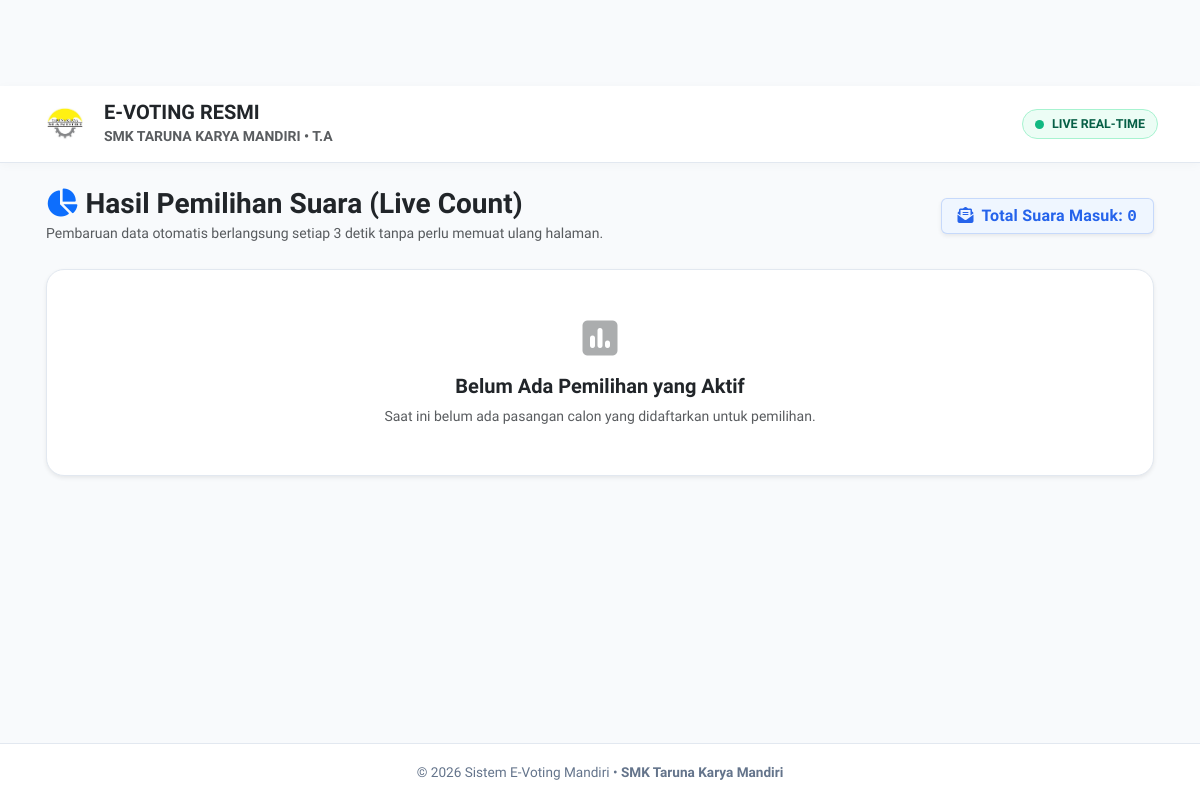
Page /live_count.php on the earlier database version.
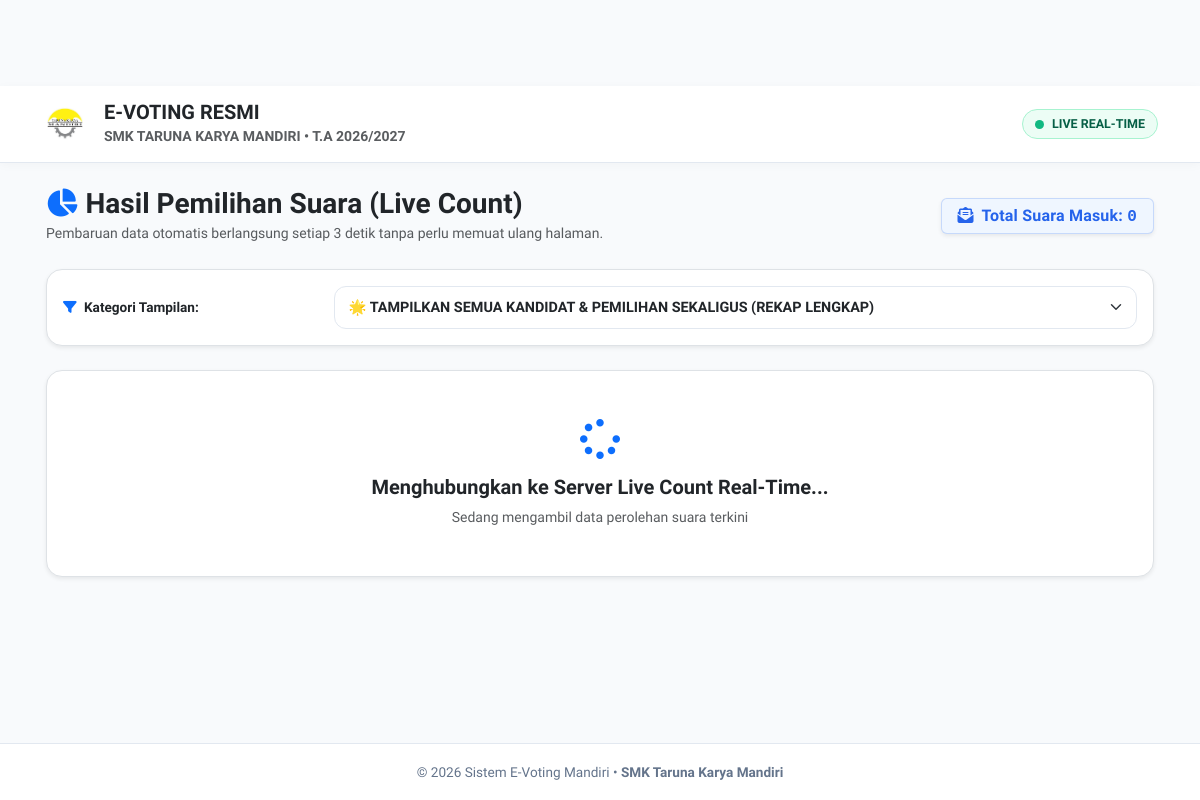
Same page on the later database version.
### tables this page shows
CREATE TABLE `periode` (
  `id_periode` int(11) NOT NULL AUTO_INCREMENT,
  `nama_periode` varchar(50) NOT NULL,
  `status_aktif` tinyint(1) DEFAULT 1,
  PRIMARY KEY (`id_periode`)
);

### live_count.php (the view, shortened to what this page needs)
<?php
require 'config/koneksi.php';
$stmt_eskul = $pdo->query("
    SELECT DISTINCT e.id_eskul, e.nama_eskul, e.status_pemilihan
    FROM eskul e
    JOIN kandidat k ON e.id_eskul = k.id_eskul
    WHERE e.status_aktif = 1 AND k.status_aktif = 1
    ORDER BY e.id_eskul ASC
");
$daftar_eskul = $stmt_eskul->fetchAll(PDO::FETCH_ASSOC);
$id_eskul_pilih = isset($_GET['id_eskul']) ? $_GET['id_eskul'] : 'all';
$stmt_periode = $pdo->query("SELECT nama_periode FROM periode WHERE status_aktif = 1 LIMIT 1");
$periode_aktif = $stmt_periode->fetchColumn() ?? '2026/2027';
?>
<!DOCTYPE html>
<html lang="id">
<head>
    <link href="https://cdn.jsdelivr.net/npm/bootstrap@5.3.0/dist/css/bootstrap.min.css" rel="stylesheet">
    <link rel="stylesheet" href="https://cdnjs.cloudflare.com/ajax/libs/font-awesome/6.4.0/css/all.min.css">
    <link rel="stylesheet" href="admin/assets/css/style.css">
</head>
<body>
    <header class="public-navbar">
        <div class="container d-flex justify-content-between align-items-center">
            <div class="d-flex align-items-center gap-3">
                <?php if (file_exists('uploads/logo_utama.png')): ?>
                    <img src="uploads/logo_utama.png" alt="Logo Sekolah" class="brand-logo">
                <?php else: ?>
                    <div class="bg-primary text-white rounded-3 p-2 d-flex align-items-center justify-content-center" style="width:44px; height:44px;">
                        <i class="fas fa-vote-yea fs-4"></i>
                    </div>
                <?php endif; ?>
                <div>
                    <h5 class="fw-bold text-dark m-0">E-VOTING RESMI</h5>
                    <small class="text-muted fw-semibold">SMK TARUNA KARYA MANDIRI &bull; T.A <?= htmlspecialchars($periode_aktif); ?></small>
                </div>
            </div>
            <div>
                <span class="live-indicator">
                    <span class="pulse-dot"></span>
                    <span>LIVE REAL-TIME</span>
                </span>
            </div>
        </div>
    </header>
    <main class="main-container">
        <div class="d-flex justify-content-between align-items-center mb-4 flex-wrap gap-3">
            <div>
                <h3 class="fw-bold text-dark m-0">
                    <i class="fas fa-chart-pie text-primary me-2"></i>Hasil Pemilihan Suara (Live Count)
                </h3>
                <small class="text-muted">Pembaruan data otomatis berlangsung setiap 3 detik tanpa perlu memuat ulang halaman.</small>
            </div>
            <div class="badge badge-soft-primary px-3 py-2 fs-6 shadow-sm">
                <i class="fas fa-envelope-open-text me-1"></i> Total Suara Masuk: <span id="angka-total-suara" class="fw-bold font-monospace">0</span>
            </div>
        </div>
        <?php if (count($daftar_eskul) == 0): ?>
            <div class="card-modern text-center py-5 shadow-sm">
                <i class="fas fa-poll fs-1 text-muted mb-3 opacity-50"></i>
                <h5 class="fw-bold text-dark">Belum Ada Pemilihan yang Aktif</h5>
                <p class="text-muted small m-0">Saat ini belum ada pasangan calon yang didaftarkan untuk pemilihan.</p>
            </div>
        <?php else: ?>
            <div class="card bg-white border rounded-4 p-3 mb-4 shadow-sm">
                <form method="GET" action="" id="formFilterEskul">
                    <div class="row align-items-center g-2">
                        <div class="col-md-3">
                            <label class="form-label fw-bold text-dark m-0">
                                <i class="fas fa-filter text-primary me-1"></i> Kategori Tampilan:
                            </label>
                        </div>
                        <div class="col-md-9">
                            <select name="id_eskul" id="selectEskul" class="form-select form-select-lg fw-bold" onchange="this.form.submit()">
                                <option value="all" <?= ($id_eskul_pilih === 'all') ? 'selected' : ''; ?>>
                                    🌟 TAMPILKAN SEMUA KANDIDAT & PEMILIHAN SEKALIGUS (REKAP LENGKAP)
                                </option>
                            </select>
                        </div>
                    </div>
                </form>
            </div>
            <div id="wadah-semua-eskul">
                <div class="card bg-white border rounded-4 text-center py-5 shadow-sm">
                    <i class="fas fa-spinner fa-spin fs-1 text-primary mb-3"></i>
                    <h5 class="fw-bold text-dark">Menghubungkan ke Server Live Count Real-Time...</h5>
                    <p class="text-muted small m-0">Sedang mengambil data perolehan suara terkini</p>
                </div>
            </div>
        <?php endif; ?>
    </main>
    <footer class="footer-public">
        <div class="container">
            <span>&copy; <?= date('Y'); ?> Sistem E-Voting Mandiri &bull; <b>SMK Taruna Karya Mandiri</b></span>
        </div>
    </footer>
</body>
</html>

Differences in the rows shown:
added periode: nama_periode "2026/2027"
Other differences:
form field id_eskul: (not shown) → "🌟 TAMPILKAN SEMUA KANDIDAT & PEMILIHAN SEKALIGUS (REKAP LENGKAP)"
text no longer shown: "Belum Ada Pemilihan yang Aktif Saat ini belum ada pasangan calon yang didaftarkan untuk pemilihan."
text now shown: "Kategori Tampilan: Menghubungkan ke Server Live Count Real-Time... Sedang mengambil data perolehan suara terkini"
